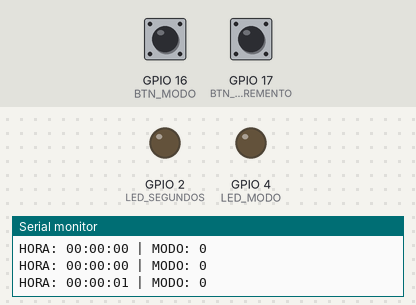
Simulated run of this program. Board: ESP32. On the bench: output pins drawn as LEDs (lit = HIGH), the last lines printed to the serial monitor. The inputs (shaded band) are chosen by the test bench; at power-on: GPIO 16 (BTN_MODO) HIGH, GPIO 17 (BTN_INCREMENTO) HIGH.

Above: at 1.2 s.
1.3 s: GPIO 16 (BTN_MODO) pulled LOW for 0.15 s
At 2.0 s:
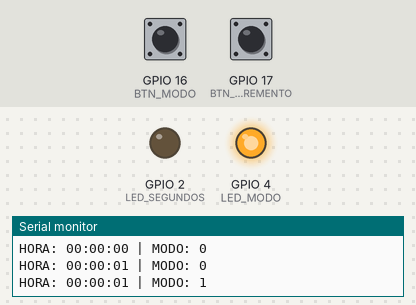
Timing chart, 0 to 4.3 s (numbered marks = the images above; inputs shaded):
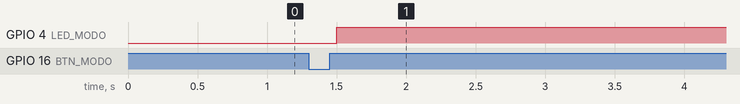

The program:

main.cpp
```cpp
#include <Arduino.h>

// Definición de pines [cite: 221-223]
#define LED_SEGUNDOS 2
#define LED_MODO 4
#define BTN_MODO 16
#define BTN_INCREMENTO 17

// Variables globales protegidas por Mutex [cite: 225-228]
volatile int horas = 0, minutos = 0, segundos = 0;
volatile int modo = 0; // 0: normal, 1: ajuste horas, 2: ajuste minutos

// Recursos de FreeRTOS [cite: 230-231]
QueueHandle_t botonQueue;
SemaphoreHandle_t relojMutex;

// Estructura para eventos de botones [cite: 233-236]
typedef struct {
    uint8_t boton;
    uint32_t tiempo;
} EventoBoton;

// ISR: Se ejecuta al presionar un botón [cite: 242, 451-454]
void IRAM_ATTR ISR_Boton(void *arg) {
    uint8_t numBoton = (uint32_t)arg;
    EventoBoton evento = {numBoton, xTaskGetTickCountFromISR()};
    xQueueSendFromISR(botonQueue, &evento, NULL);
}

// Tarea: Maneja el paso del tiempo cada segundo [cite: 312-329, 458-470]
void TareaReloj(void *pvParameters) {
    TickType_t xLastWakeTime = xTaskGetTickCount();
    for (;;) {
        vTaskDelayUntil(&xLastWakeTime, pdMS_TO_TICKS(1000));
        if (xSemaphoreTake(relojMutex, portMAX_DELAY) == pdTRUE) {
            if (modo == 0) { // Solo cuenta en modo normal
                segundos++;
                if (segundos >= 60) { segundos = 0; minutos++; }
                if (minutos >= 60) { minutos = 0; horas++; }
                if (horas >= 24) { horas = 0; }
            }
            xSemaphoreGive(relojMutex);
        }
    }
}

// Tarea: Procesa los botones desde la cola [cite: 343-379, 471-473]
void TareaBotones(void *pvParameters) {
    EventoBoton evento;
    while (xQueueReceive(botonQueue, &evento, portMAX_DELAY)) {
        if (xSemaphoreTake(relojMutex, portMAX_DELAY) == pdTRUE) {
            if (evento.boton == BTN_MODO) {
                modo = (modo + 1) % 3;
            } else if (evento.boton == BTN_INCREMENTO) {
                if (modo == 1) horas = (horas + 1) % 24;
                else if (modo == 2) minutos = (minutos + 1) % 60;
            }
            xSemaphoreGive(relojMutex);
        }
    }
}

// Tarea: Muestra la hora en el Serial [cite: 381-416, 473]
void TareaDisplay(void *pvParameters) {
    for (;;) {
        if (xSemaphoreTake(relojMutex, portMAX_DELAY) == pdTRUE) {
            Serial.printf("HORA: %02d:%02d:%02d | MODO: %d\n", horas, minutos, segundos, modo);
            digitalWrite(LED_MODO, modo > 0);
            xSemaphoreGive(relojMutex);
        }
        vTaskDelay(pdMS_TO_TICKS(500));
    }
}

void setup() {
    Serial.begin(115200);
    pinMode(LED_SEGUNDOS, OUTPUT);
    pinMode(LED_MODO, OUTPUT);
    pinMode(BTN_MODO, INPUT_PULLUP);
    pinMode(BTN_INCREMENTO, INPUT_PULLUP);

    relojMutex = xSemaphoreCreateMutex(); // [cite: 261, 449]
    botonQueue = xQueueCreate(10, sizeof(EventoBoton)); // [cite: 260, 449]

    attachInterruptArg(BTN_MODO, ISR_Boton, (void*)BTN_MODO, FALLING); // [cite: 263]
    attachInterruptArg(BTN_INCREMENTO, ISR_Boton, (void*)BTN_INCREMENTO, FALLING); // [cite: 263]

    xTaskCreate(TareaReloj, "Reloj", 2048, NULL, 1, NULL); // [cite: 265-272]
    xTaskCreate(TareaBotones, "Botones", 2048, NULL, 2, NULL); // [cite: 279-286]
    xTaskCreate(TareaDisplay, "Display", 2048, NULL, 1, NULL); // [cite: 289-296]
}

void loop() {} // El loop se queda vacío en aplicaciones RTOS [cite: 306-309]
```

Measured:
- after the input at 1.3 s, GPIO 4 (LED_MODO): LOW → HIGH after 0.20 s
